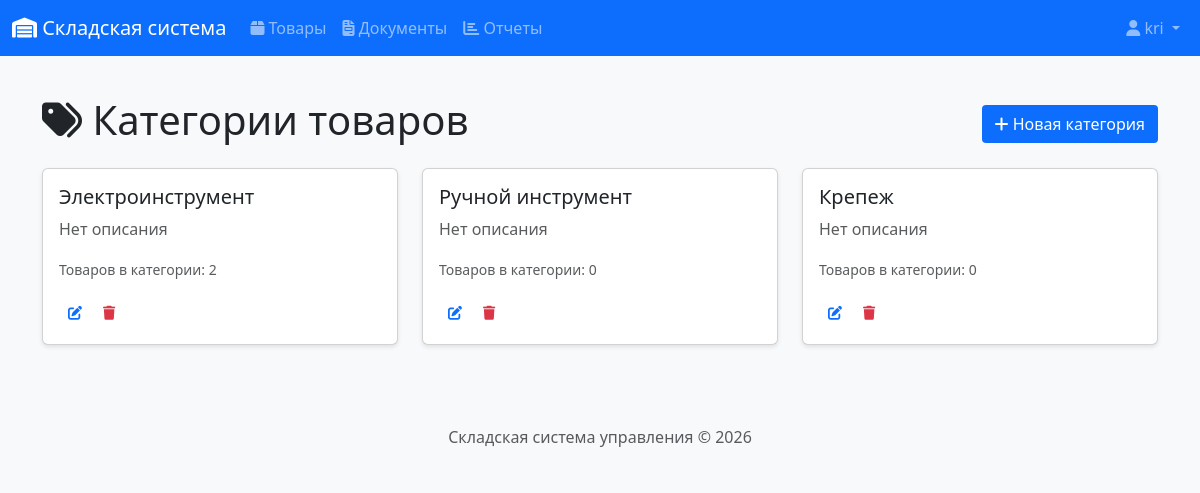
Screenshot of /products/categories (signed in) with the database file from the repository.
### app/models.py (models this page shows, shortened)
class User(UserMixin, db.Model):
    __tablename__ = 'users'
    id = db.Column(db.Integer, primary_key=True)
    username = db.Column(db.String(64), unique=True, nullable=False)
    email = db.Column(db.String(120), unique=True, nullable=False)
    password_hash = db.Column(db.String(256))
    full_name = db.Column(db.String(100))
    role = db.Column(db.String(20), default='manager')  # admin, manager, storekeeper
    created_at = db.Column(db.DateTime, default=datetime.utcnow)
    documents_created = db.relationship('Document', backref='author', lazy='dynamic')
    def is_admin(self):
        return self.role == 'admin'
    def is_manager(self):
        return self.role in ['admin', 'manager']

class Category(db.Model):
    __tablename__ = 'categories'
    id = db.Column(db.Integer, primary_key=True)
    name = db.Column(db.String(50), nullable=False, unique=True)
    description = db.Column(db.String(200))
    products = db.relationship('Product', backref='category', lazy='dynamic')

### app/routes/products.py (the view)
@bp.route('/categories')
@login_required
def category_list():
    categories = Category.query.all()
    return render_template('products/categories.html', title='Категории', categories=categories)

### app/__init__.py (called while the page is built)
@login_manager.user_loader
def load_user(user_id):
    from app.models import User
    return User.query.get(int(user_id))

### app/templates/products/categories.html (shortened to what this page needs)
{% extends "base.html" %}
{% block content %}
<div class="d-flex justify-content-between align-items-center mb-3">
    <h1><i class="fas fa-tags"></i> Категории товаров</h1>
    {% if current_user.is_manager() %}
    <a href="{{ url_for('products.category_create') }}" class="btn btn-primary">
        <i class="fas fa-plus"></i> Новая категория
    </a>
    {% endif %}
</div>
<div class="row">
    {% for category in categories %}
    <div class="col-md-4 mb-3">
        <div class="card">
            <div class="card-body">
                <h5 class="card-title">{{ category.name }}</h5>
                <p class="card-text text-muted">{{ category.description or 'Нет описания' }}</p>
                <p class="card-text">
                    <small class="text-muted">
                        Товаров в категории: {{ category.products.count() }}
                    </small>
                </p>
                {% if current_user.is_manager() %}
                <div class="btn-group">
                    <a href="{{ url_for('products.category_edit', id=category.id) }}"
                       class="btn btn-sm btn-outline-primary">
                        <i class="fas fa-edit"></i>
                    </a>
                    <button type="button" class="btn btn-sm btn-outline-danger"
                            data-bs-toggle="modal" data-bs-target="#deleteModal{{ category.id }}">
                        <i class="fas fa-trash"></i>
                    </button>
                </div>
                {% endif %}
            </div>
        </div>
    </div>
    {% endfor %}
</div>
{% endblock %}

### app/templates/base.html (shortened to what this page needs)
<!DOCTYPE html>
<html lang="ru">
<head>
    <link href="https://cdn.jsdelivr.net/npm/bootstrap@5.3.0/dist/css/bootstrap.min.css" rel="stylesheet">
    <link rel="stylesheet" href="https://cdnjs.cloudflare.com/ajax/libs/font-awesome/6.4.0/css/all.min.css">
    <link rel="stylesheet" href="{{ url_for('static', filename='css/style.css') }}">
</head>
<body>
    <nav class="navbar navbar-expand-lg navbar-dark bg-primary">
        <div class="container-fluid">
            <a class="navbar-brand" href="{{ url_for('index') }}">
                <i class="fas fa-warehouse"></i> Складская система
            </a>
            <div class="collapse navbar-collapse" id="navbarNav">
                {% if current_user.is_authenticated %}
                <ul class="navbar-nav me-auto">
                    <li class="nav-item">
                        <a class="nav-link" href="{{ url_for('products.product_list') }}">
                            <i class="fas fa-box"></i> Товары
                        </a>
                    </li>
                    <li class="nav-item">
                        <a class="nav-link" href="{{ url_for('documents.document_list') }}">
                            <i class="fas fa-file-invoice"></i> Документы
                        </a>
                    </li>
                    <li class="nav-item">
                        <a class="nav-link" href="{{ url_for('reports.stock_report') }}">
                            <i class="fas fa-chart-bar"></i> Отчеты
                        </a>
                    </li>
                </ul>
                <ul class="navbar-nav">
                    <li class="nav-item dropdown">
                        <a class="nav-link dropdown-toggle" href="#" role="button" data-bs-toggle="dropdown">
                            <i class="fas fa-user"></i> {{ current_user.full_name or current_user.username }}
                        </a>
                    </li>
                </ul>
                {% endif %}
            </div>
        </div>
    </nav>
    <main class="container mt-4">
        {% block content %}{% endblock %}
    </main>
    <footer class="footer mt-5 py-3 bg-light">
        <div class="container text-center">
            <span class="text-muted">Складская система управления &copy; 2026</span>
        </div>
    </footer>
</body>
</html>

### app/static/css/style.css (style rules this page uses)
body { font-family: 'Segoe UI', Tahoma, Geneva, Verdana, sans-serif; background-color: #f8f9fa; min-height: 100vh; display: flex; flex-direction: column; margin: 0; padding: 0; }
.footer { margin-top: auto; width: 100%; background-color: #f8f9fa; padding: 1rem 0; text-align: center; }
.card { box-shadow: 0 2px 4px rgba(0,0,0,0.1); transition: transform 0.2s; }
.btn { display: inline-block; font-weight: 400; line-height: 1.5; text-align: center; text-decoration: none; vertical-align: middle; cursor: pointer; padding: 0.375rem 0.75rem; font-size: 1rem; border-radius: 0.25rem; border: 1px solid transparent; }
.btn-sm { padding: 0.25rem 0.5rem; font-size: 0.875rem; border-radius: 0.2rem; }
.btn-group { display: inline-flex; gap: 0.25rem; }
p, strong, span, div { white-space: normal; word-break: normal; }

### rows the page displays
User: full_name "kri"
Category: name "Электроинструмент", description "Нет описания", products.count "2"
Category: name "Ручной инструмент", description "Нет описания", products.count "0"
Category: name "Крепеж", description "Нет описания", products.count "0"
